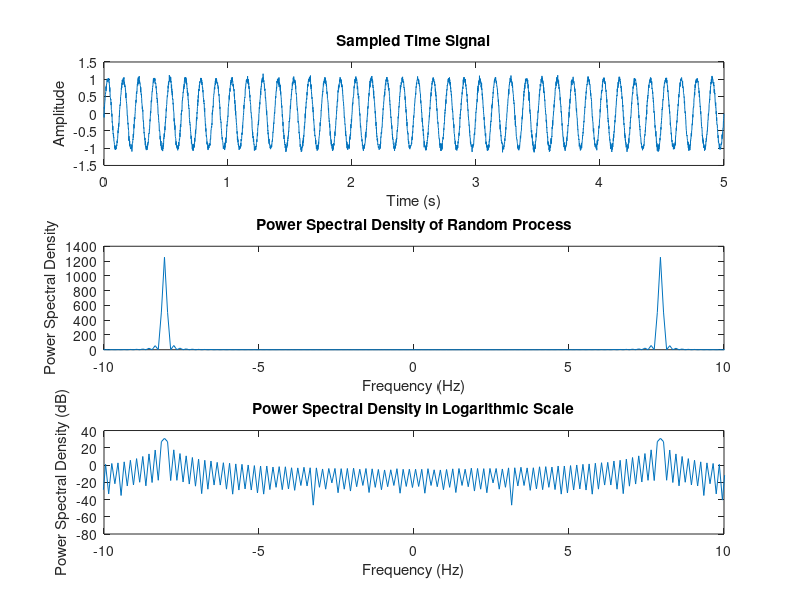

MATLAB code for this plot:
clear all
close all
clc;

f = 8;   % Frequency (Hz)
alpha = 0.05;   % Alpha value
Fs = 1000;   % Sampling frequency (Hz)
T = 1/Fs;   % Time period

% Time vector
t = 0:T:5;

% Random noise
noise = randn(size(t));

% Random process
signal = sin(2*pi*f*t) + alpha*noise;

% Autocorrelation function calculation
ACF = xcorr(signal, 'biased');  % Use 'biased' to normalize the ACF

% Power spectral density calculation
PSD = abs(fftshift(fft(ACF)));

% Frequency vector
N = length(PSD);
freq = (-Fs/2):(Fs/N):(Fs/2 - Fs/N);

% Plotting
figure;
subplot(3,1,1);
plot(t, signal);
xlabel('Time (s)');
ylabel('Amplitude');
title('Sampled Time Signal');


subplot(3,1,2);
plot(freq, PSD)
xlabel('Frequency (Hz)')
ylabel('Power Spectral Density')
title('Power Spectral Density of Random Process')
xlim([-10, 10]);

subplot(3, 1, 3);
plot(freq, 10*log10(PSD));
xlabel('Frequency (Hz)');
ylabel('Power Spectral Density (dB)');
title('Power Spectral Density in Logarithmic Scale');
xlim([-10, 10]);